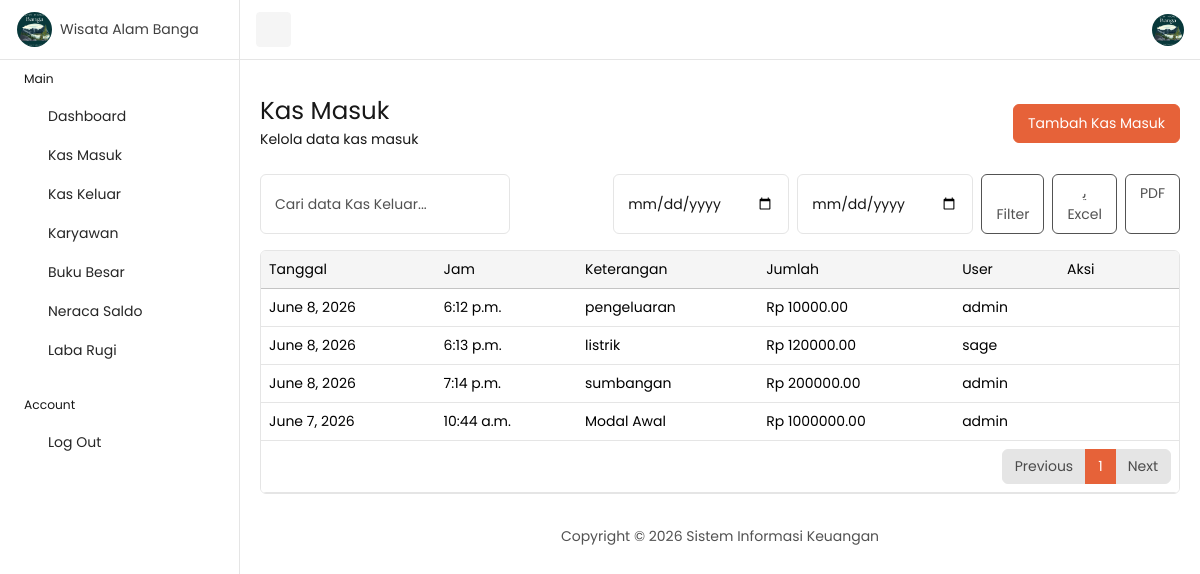
The page /kas-masuk/ (signed in) on the database its author committed.
### keuangan/models.py (models this page shows, shortened)
class KasMasuk(models.Model):
    tanggal = models.DateField()
    jam = models.TimeField()
    keterangan = models.TextField()
    jumlah = models.DecimalField(
        max_digits=15,
        decimal_places=2
    )
    users = models.CharField(
        max_length=100
    )

### keuangan/views.py (the view)
# urls.py: path('kas-masuk/', views.kas_masuk, name='kas_masuk'),
@login_required(login_url='login')
@user_passes_test(is_admin)
def kas_masuk(request):
    data = KasMasuk.objects.all().order_by('-tanggal')
    return render(request, 'kas_masuk/list.html', {
        'data': data
    })

### keuangan/views.py (called while the page is built)
def is_admin(user):
    return user.groups.filter(name='Admin').exists()

### templates/kas_masuk/list.html (shortened to what this page needs)
{% extends 'base.html' %}
{% block content %}
<div class="row">
    <div class="col-12">
        <div class="d-flex justify-content-between align-items-center mb-4">
            <div>
                <h1 class="fs-3 mb-1">Kas Masuk</h1>
                <p class="mb-0">Kelola data kas masuk</p>
            </div>
        <div>
            <a href="{% url 'tambah_kas_masuk' %}" class="btn btn-primary">
                Tambah Kas Masuk
            </a>
        </div>
    </div>
</div>
</div>
<div class="row">
    <div class="col-12">
            <form method="GET" class="d-flex gap-2 mb-3 flex-wrap justify-content-between">
        <input
            type="text"
            name="q"
            value="{{ request.GET.q }}"
            class="form-control"
            placeholder="Cari data Kas Keluar..."
            style="max-width: 250px;"
        >
        <div class="d-flex gap-2">
            <input
                type="date"
                name="tanggal_awal"
                value="{{ tanggal_awal }}"
                class="form-control"
            >
            <input
                type="date"
                name="tanggal_akhir"
                value="{{ tanggal_akhir }}"
                class="form-control"
            >
            <button type="submit"
                    class="btn btn-outline-secondary">
                <i class="ti ti-filter"></i> Filter
            </button>
            {% if tanggal_awal and tanggal_akhir %}
                <a href="{% url 'export_excel_kas_masuk' %}?tanggal_awal={{ tanggal_awal }}&tanggal_akhir={{ tanggal_akhir }}"
                class="btn btn-outline-secondary">
                    <i class="ti ti-file-excel"></i> Excel
                </a>
            {% else %}
                <a href="{% url 'export_excel_kas_masuk' %}" class="btn btn-outline-secondary">
                    <i class="ti ti-file-excel"></i> Excel
                </a>
            {% endif %}
            {% if tanggal_awal and tanggal_akhir %}
                <a href="{% url 'export_pdf_kas_masuk' %}?tanggal_awal={{ tanggal_awal }}&tanggal_akhir={{ tanggal_akhir }}" class="btn btn-outline-secondary">
                    <i class="ti ti-file-pdf"></i> PDF
                </a>
            {% else %}
                <a href="{% url 'export_pdf_kas_masuk' %}" class="btn btn-outline-secondary">
                     PDF
                </a>
            {% endif %}
        </div>
    </form>
    <div class="card table-responsive">
        <table class="table mb-0 table-hover">
            <thead class="table-light">
                <tr>
                    <th>Tanggal</th>
                    <th>Jam</th>
                    <th>Keterangan</th>
                    <th>Jumlah</th>
                    <th>User</th>
                    <th width="120">Aksi</th>
                </tr>
            </thead>
            <tbody>
                {% for item in data %}
                <tr>
                    <td>{{ item.tanggal }}</td>
                    <td>{{ item.jam }}</td>
                    <td>{{ item.keterangan }}</td>
                    <td>
                        Rp {{ item.jumlah }}
                    </td>
                    <td>{{ item.users }}</td>
                    <td>
                    <a href="{% url 'edit_kas_masuk' item.id %}">
                        <i class="ti ti-edit"></i>
                    </a>
                    <a
                        href="{% url 'hapus_kas_masuk' item.id %}"
                        class="link-danger"
                    >
                        <i class="ti ti-trash ms-2"></i>
                    </a>
                    </td>
                </tr>
                {% empty %}
                <tr>
                    <td colspan="6" class="text-center py-4">
                        Belum ada data kas masuk
                    </td>
                </tr>
                {% endfor %}
            </tbody>
            <tfoot>
                <tr>
                    <td colspan="6">
                        <nav aria-label="Page navigation">
                            <ul class="pagination justify-content-end mb-0">
                                <li class="page-item disabled">
                                    <a class="page-link" href="#">
                                        Previous
                                    </a>
                                </li>
                                <li class="page-item active">
                                    <a class="page-link" href="#">
                                        1
                                    </a>
                                </li>
                                <li class="page-item disabled">
                                    <a class="page-link" href="#">
                                        Next
                                    </a>
                                </li>
                            </ul>
                        </nav>
                    </td>
                </tr>
            </tfoot>
        </table>
    </div>
</div>
</div>
<div class="row">
    <div class="col-12">
        <footer class="text-center py-2 mt-4 text-secondary">
            <p class="mb-0">
                Copyright © 2026 Sistem Informasi Keuangan
            </p>
        </footer>
    </div>
</div>
{% endblock %}

### rows shown on the page
KasMasuk: tanggal "June 8, 2026", jam "6:12 p.m.", keterangan "pengeluaran", jumlah "10000.00", users "admin"
KasMasuk: tanggal "June 8, 2026", jam "6:13 p.m.", keterangan "listrik", jumlah "120000.00", users "sage"
KasMasuk: tanggal "June 8, 2026", jam "7:14 p.m.", keterangan "sumbangan", jumlah "200000.00", users "admin"
KasMasuk: tanggal "June 7, 2026", jam "10:44 a.m.", keterangan "Modal Awal", jumlah "1000000.00", users "admin"
